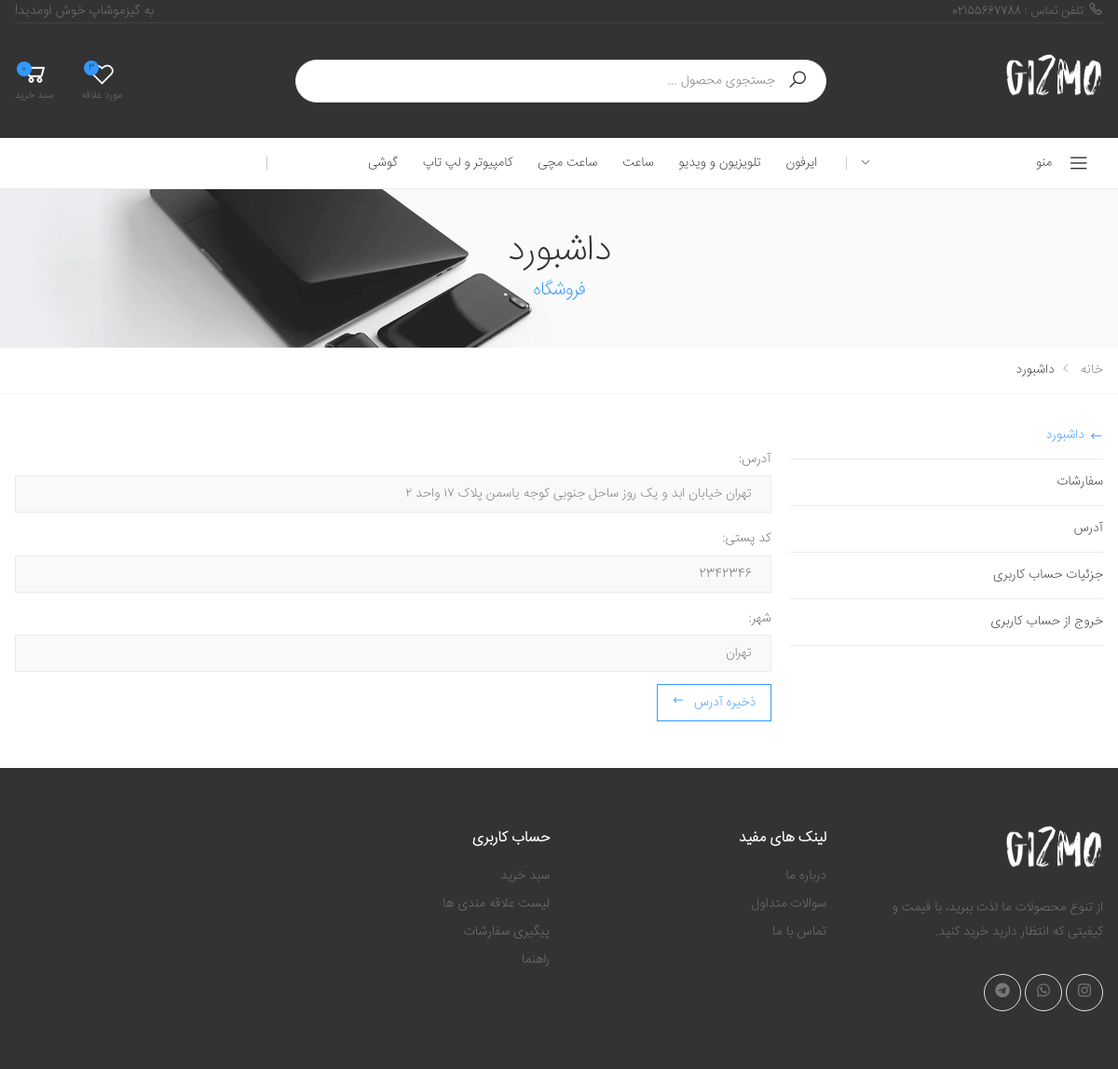
The page /dashboard/5/ (signed in) on the database as committed earlier.
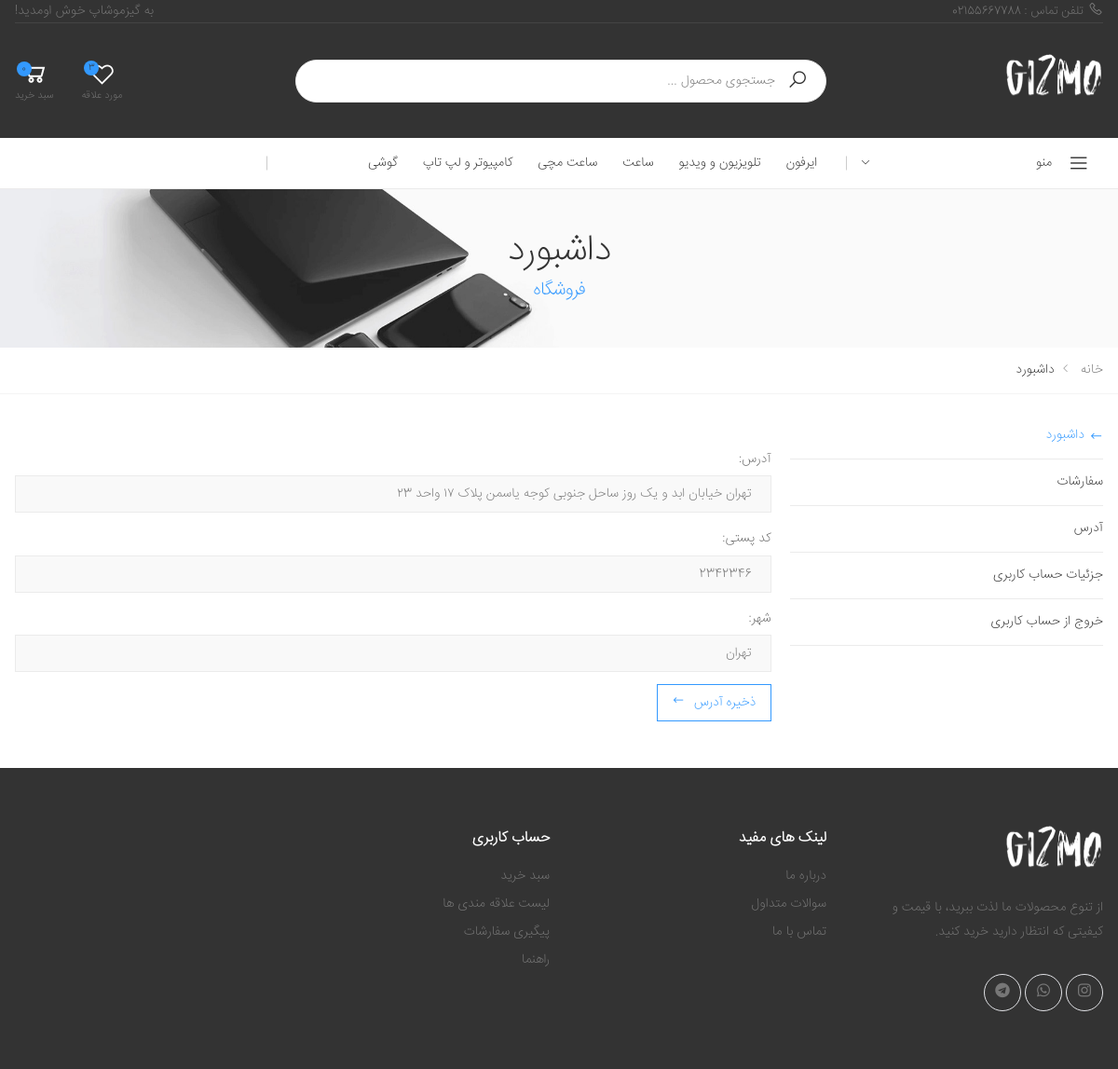
The same page on the database as committed later.
### accounts/models.py (models this page shows, shortened)
class Address(models.Model):
    user = models.ForeignKey(User, on_delete=models.CASCADE, related_name="addresses")
    text = models.TextField()
    postal_code = models.CharField(max_length=10)
    city = models.CharField(max_length=50)
    phone_number = models.CharField(max_length=20,blank=True,null=True)
    current = models.BooleanField(default=False)

### facades/views.py (the view)
# urls.py: path('dashboard/',dashboard,name="dashboard"),
@login_required
def dashboard(request,address_id = None):
    profileForm = UserChangeForm(instance=request.user)
    addressForm = AddressForm()
    Info = InformationsForTemplate(request)
    if(address_id):
        address = get_object_or_404(Address,id=address_id)
        EditAddressForm = AddressForm(instance=address)
        Info["EditAddressForm"] = EditAddressForm
        Info["EditAddressId"] = address_id
    Info["profileForm"] = profileForm
    Info["addressForm"] = addressForm
    return render(request,'facades/dashboard.html',Info)

### accounts/forms.py
class AddressForm(forms.ModelForm):
    postal_code = forms.CharField(label="کد پستی", max_length=40, widget=forms.TextInput(attrs={'class': 'form-control'}))
    text = forms.CharField(label="آدرس", max_length=400, widget=forms.TextInput(attrs={'class': 'form-control'}))
    city = forms.CharField(label="شهر", max_length=400, widget=forms.TextInput(attrs={'class': 'form-control'}))
    class Meta:
        model = Address
        fields = ['text', 'postal_code', 'city']

class UserChangeForm(forms.ModelForm):
    phoneNumber = forms.CharField(label="شماره تلفن", max_length=40, widget=forms.TextInput(attrs={'class': 'form-control','readonly': True}))
    full_name = forms.CharField(label="نام شما", max_length=40, widget=forms.TextInput(attrs={'class': 'form-control', 'placeholder': 'علی صالحی'}))
    email = forms.EmailField(label="ایمیل", widget=forms.TextInput(attrs={'class': 'form-control', 'placeholder': 'AliSalehi@gmail.com','readonly': True}))
    class Meta:
        model = User
        fields = ('phoneNumber', 'full_name', 'email')

### cart/cart.py (called while the page is built)
    def get_count(self):
        return sum(1 for item in self.cart.values())

### orders/models.py (called while the page is built)
    def formatPay(self,pay):
        return "{:,.0f}".format(pay)

### facades/templates/facades/dashboard.html
{% extends 'facades/base.html' %}
{% load static %}
{% block css %}
{% include 'facades/parts/css.html' %}
{% endblock %}
{% block main %}
        <main class="main">
                {% include 'facades/dashboardPart/banner.html' %}
                {% include 'facades/dashboardPart/content.html' %}
        </main>
{% endblock %}

### facades/templates/facades/dashboardPart/content.html (shortened to what this page needs)
{% load static %}
<div class="page-content">
    <div class="dashboard">
        <div class="container">
            <div class="row">
                <aside class="col-md-4 col-lg-3">
                    <ul class="nav nav-dashboard flex-column mb-3 mb-md-0" role="tablist">
                        <li class="nav-item">
                            <a class="nav-link active" id="tab-dashboard-link" data-toggle="tab"
                                href="#tab-dashboard" role="tab" aria-controls="tab-dashboard"
                                aria-selected="true">داشبورد</a>
                        </li>
                        <li class="nav-item">
                            <a class="nav-link" id="tab-orders-link" data-toggle="tab" href="#tab-orders"
                                role="tab" aria-controls="tab-orders" aria-selected="false">سفارشات</a>
                        </li>
                        <li class="nav-item">
                            <a class="nav-link" id="tab-address-link" data-toggle="tab" href="#tab-address"
                                role="tab" aria-controls="tab-address" aria-selected="false">آدرس</a>
                        </li>
                        <li class="nav-item">
                            <a class="nav-link" id="tab-account-link" data-toggle="tab" href="#tab-account"
                                role="tab" aria-controls="tab-account" aria-selected="false">جزئیات حساب
                                کاربری</a>
                        </li>
                        <li class="nav-item">
                            <a class="nav-link" href="{% url 'accounts:logout' %}">خروج از حساب کاربری</a>
                        </li>
                    </ul>
                </aside>
                <div class="col-md-8 col-lg-9">
                    <div class="tab-content">
                        {% if EditAddressForm %}
                            <div class="tab-pane fade show active" id="tab-dashboard" role="tabpanel"
                            aria-labelledby="tab-dashboard-link">
                            <form action="{% url 'accounts:edit_address' EditAddressId %}" method="post"> {% csrf_token %}
                                {{EditAddressForm}}
                                <button type="submit" class="btn btn-outline-primary-2 float-right">
                                    <span>ذخیره آدرس</span>
                                    <i class="icon-long-arrow-left"></i>
                                </button>
                            </form>
                        </div>
                        {% else %}
                            {% include "facades/dashboardPart/mainPane.html" %}
                        {% endif %}
                    </div>
                </div>
            </div>
        </div>
    </div>
</div>

Rows that differ between the two databases and show on the page:
changed Address "تهران": text "تهران خیابان ابد و یک روز ساحل جنوبی کوجه یاسمن پلاک ۱۷ واحد ۲" → "تهران خیابان ابد و یک روز ساحل جنوبی کوجه یاسمن پلاک ۱۷ واحد ۲3"
